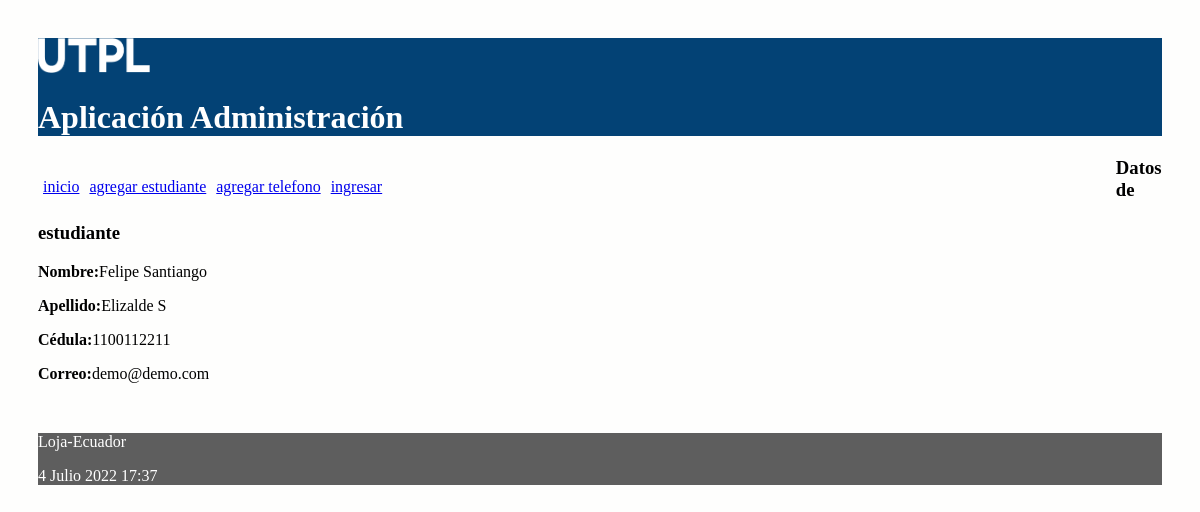
/estudiante/4, run on the app's committed database.
### administrativo/models.py (models this page shows, shortened)
class Estudiante(models.Model):
    nombre = models.CharField(max_length=30)
    apellido = models.CharField(max_length=30)
    cedula = models.CharField(max_length=30, unique=True)
    correo = models.EmailField()

### administrativo/views.py (the view)
# urls.py: path('estudiante/<int:id>', views.obtener_estudiante,
def obtener_estudiante(request, id):
    estudiante = Estudiante.objects.get(pk=id)
    informacion_template = {'estudiante': estudiante}
    return render(request, 'obtener_estudiante.html', informacion_template)

### administrativo/templates/obtener_estudiante.html
{% extends "master.html" %}
{% block content %}
<h3>Datos de estudiante</h3>
<p><b>Nombre:</b>{{estudiante.nombre}}</p>
<p><b>Apellido:</b>{{estudiante.apellido}}</p>
<p><b>Cédula:</b>{{estudiante.cedula}}</p>
<p><b>Correo:</b>{{estudiante.correo}}</p>
<br/>
{% endblock %}

### administrativo/static/css/estilos.css (style rules this page uses)
body { background: #FEFEFD; padding: 30px; }

### data on the page
Estudiante: nombre "Felipe Santiango", apellido "Elizalde S", cedula "1100112211", correo "demo@demo.com"
